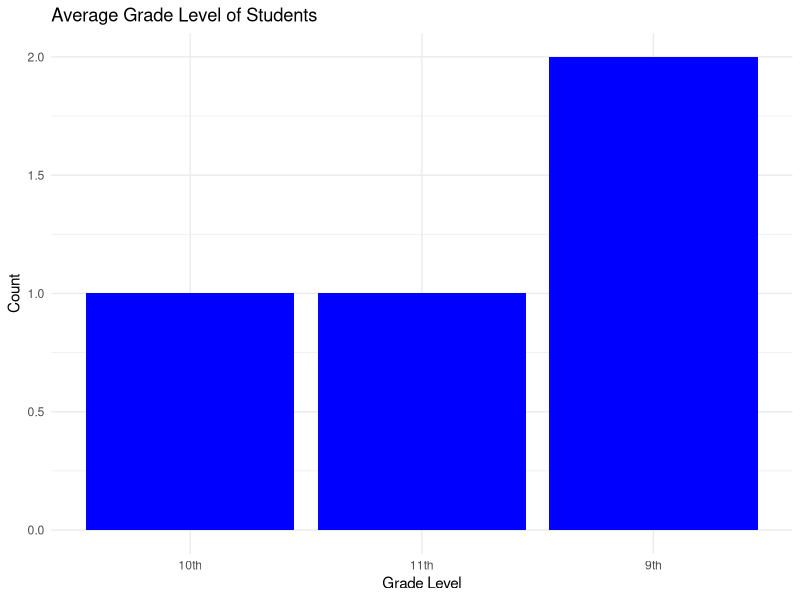
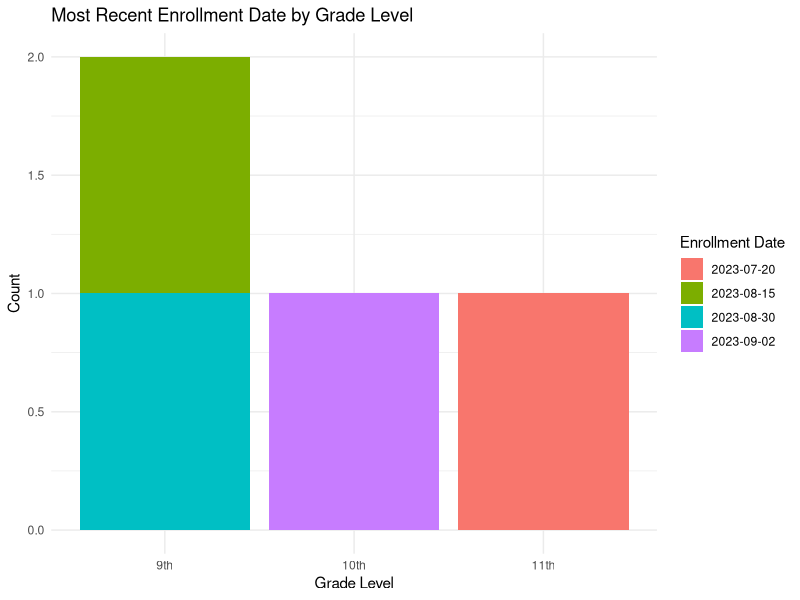
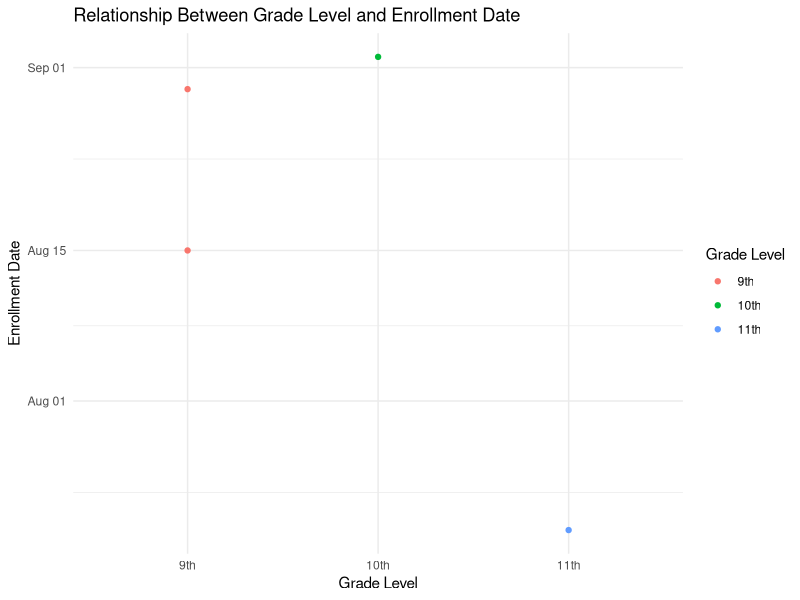

Write the R code that produced these figures, in order.
# Assuming you have student enrollment data in a data frame named student_enrollment
student_enrollment <- data.frame(
  "Student" = c("Student A", "Student B", "Student C", "Student D"),
  "Grade_Level" = c("9th", "10th", "11th", "9th"),
  "Enrollment_Date" = as.Date(c("2023-08-15", "2023-09-02", "2023-07-20", "2023-08-30"))
)

library(ggplot2)

# a. Bar chart to visualize the average grade level of the students
bar_chart <- ggplot(student_enrollment, aes(x = Grade_Level)) +
  geom_bar(stat = "count", fill = "blue") +
  labs(title = "Average Grade Level of Students",
       x = "Grade Level",
       y = "Count") +
  theme_minimal()

# b. Stacked bar chart to show the most recent enrollment date
student_enrollment$Grade_Level <- factor(student_enrollment$Grade_Level, levels = unique(student_enrollment$Grade_Level))

stacked_bar_chart <- ggplot(student_enrollment, aes(x = Grade_Level, fill = as.factor(Enrollment_Date))) +
  geom_bar() +
  labs(title = "Most Recent Enrollment Date by Grade Level",
       x = "Grade Level",
       y = "Count",
       fill = "Enrollment Date") +
  theme_minimal()

# c. Scatter plot to explore the relationship between grade level and enrollment date
scatter_plot <- ggplot(student_enrollment, aes(x = Grade_Level, y = Enrollment_Date, color = Grade_Level)) +
  geom_point() +
  labs(title = "Relationship Between Grade Level and Enrollment Date",
       x = "Grade Level",
       y = "Enrollment Date",
       color = "Grade Level") +
  theme_minimal()

# Print the visualizations
print(bar_chart)
print(stacked_bar_chart)
print(scatter_plot)
